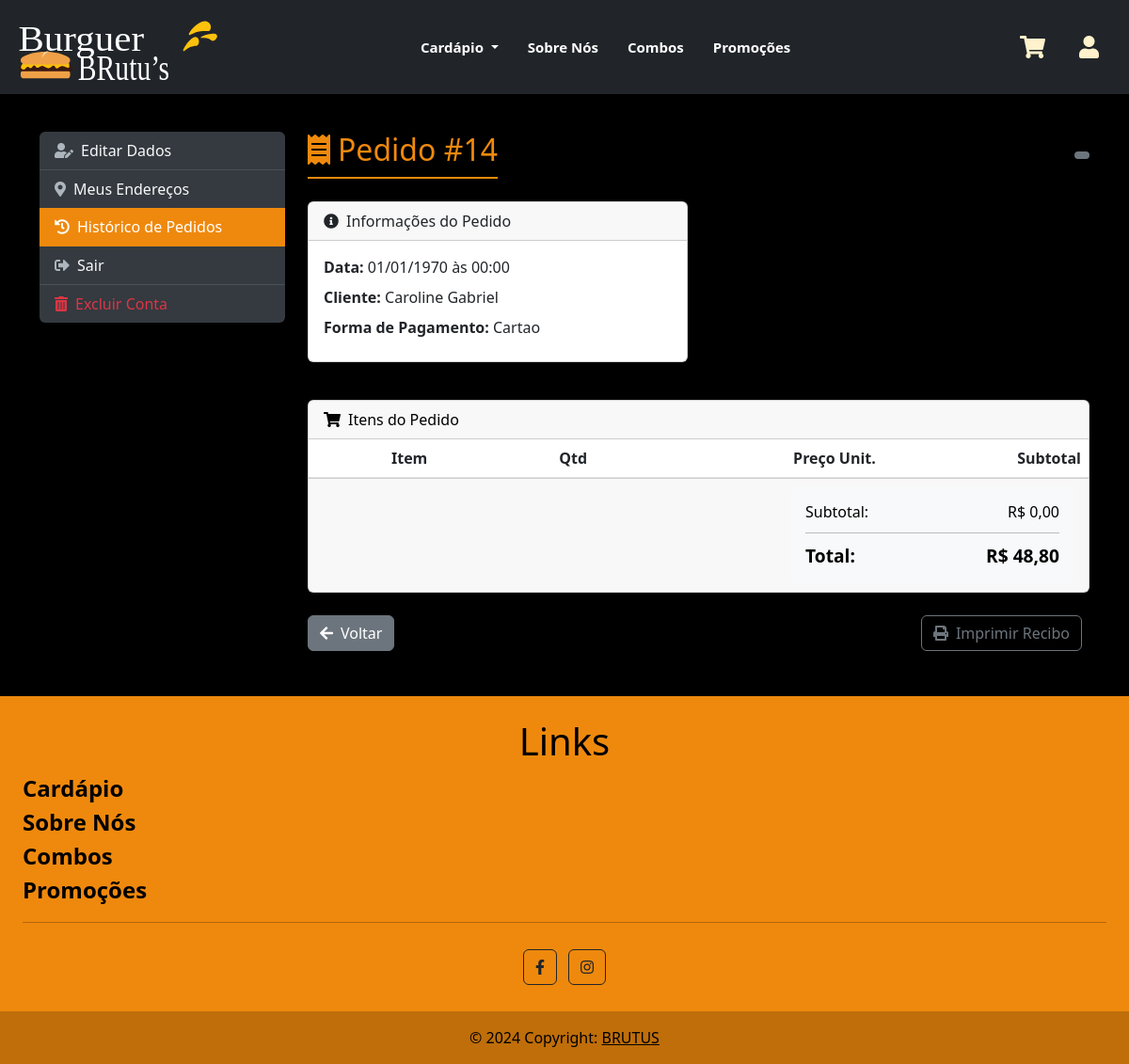
The page /usuario/detalhe_pedido.php?id=14 (signed in) on the database its author committed.
### tables this page shows
CREATE TABLE `pedidos` (
  `cod_pedido` int(11) NOT NULL,
  `datahora_pedido` datetime DEFAULT NULL,
  `total_pedidos` double DEFAULT NULL,
  `fk_Usuario_codigo` int(11) DEFAULT NULL,
  `tipo_pagamento` varchar(20) NOT NULL,
  `quant_itens` int(11) NOT NULL,
  `cod_endereco` int(11) NOT NULL
);

CREATE TABLE `usuario` (
  `codigo` int(11) NOT NULL,
  `nome` varchar(50) DEFAULT NULL,
  `email` varchar(50) DEFAULT NULL,
  `telefone` varchar(14) DEFAULT NULL,
  `senha` varchar(50) DEFAULT NULL,
  `cpf` varchar(14) DEFAULT NULL,
  `fk_tipos_usuario_codigo` int(11) DEFAULT NULL
);

### usuario/detalhe_pedido.php (the view, shortened to what this page needs)
<?php
$erros = [];
$host = "localhost";
$database = "brutus";
$username = "root";
$password = "";
try {
    $conn = new PDO("mysql:host=$host;dbname=" . $database, $username, $password);
    $conn->setAttribute(PDO::ATTR_ERRMODE, PDO::ERRMODE_EXCEPTION);
    $usuario_id = $_SESSION['id_logado'];
    $pedido_id = intval($_GET['id']);
    $query_pedido = "SELECT p.*,
       (SELECT s.status_pedidos
        FROM hist_status_ped h
        INNER JOIN status_pedidos s ON h.cod_status = s.cod_status_pedidos
        WHERE h.cod_pedido = p.cod_pedido
        ORDER BY h.data_hora DESC
        LIMIT 1) AS status_pedidos,
       u.nome as nome_usuario,
       u.email,
       u.telefone
FROM pedidos p
INNER JOIN usuario u ON p.fk_Usuario_codigo = u.codigo
WHERE p.cod_pedido = :pedido_id AND p.fk_Usuario_codigo = :usuario_id";
    $stmt_pedido = $conn->prepare($query_pedido);
    $stmt_pedido->bindParam(':pedido_id', $pedido_id, PDO::PARAM_INT);
    $stmt_pedido->bindParam(':usuario_id', $usuario_id, PDO::PARAM_INT);
    $stmt_pedido->execute();
    $pedido = $stmt_pedido->fetch(PDO::FETCH_ASSOC);
    $data_pedido = date('d/m/Y', strtotime($pedido['datahora_pedido']));
    $hora_pedido = date('H:i', strtotime($pedido['datahora_pedido']));
} catch (PDOException $e) {
    $erros[] = "Erro de conexão: " . $e->getMessage();
}
?>
<!DOCTYPE html>
<html lang="pt-br">
<head>
    <link href="https://cdn.jsdelivr.net/npm/bootstrap@5.3.0-alpha1/dist/css/bootstrap.min.css" rel="stylesheet">
    <link rel="stylesheet" href="https://cdnjs.cloudflare.com/ajax/libs/font-awesome/5.15.3/css/all.min.css">
    <link rel="stylesheet" href="../geral.css">
    <link rel="stylesheet" href="perfil.css">
</head>
<body>
<div class="container my-3">
    <div class="row">
        <div class="col-md-3">
            <div class="list-group profile-menu">
                <a href="perfil.php#editar-dados" class="list-group-item list-group-item-action"><i class="fas fa-user-edit me-2"></i>Editar Dados</a>
                <a href="perfil.php#meus-enderecos" class="list-group-item list-group-item-action"><i class="fas fa-map-marker-alt me-2"></i>Meus Endereços</a>
                <a href="perfil.php#historico-pedidos" class="list-group-item list-group-item-action active"><i class="fas fa-history me-2"></i>Histórico de Pedidos</a>
                <a href="logout.php" class="list-group-item list-group-item-action"><i class="fas fa-sign-out-alt me-2"></i>Sair</a>
                <a href="#" class="list-group-item list-group-item-action text-danger" data-bs-toggle="modal" data-bs-target="#confirmDeleteModal"><i class="fas fa-trash-alt me-2"></i>Excluir Conta</a>
            </div>
        </div>
        <div class="col-md-9">
            <?php if (!empty($erros)): ?>
                <div class="alert alert-danger alert-dismissible fade show">
                    <ul class="mb-0">
                        <?php foreach ($erros as $erro): ?>
                            <li><?php echo $erro; ?></li>
                        <?php endforeach; ?>
                    </ul>
                    <button type="button" class="btn-close" data-bs-dismiss="alert" aria-label="Close"></button>
                </div>
            <?php else: ?>
                <div class="order-details-container">
                    <div class="d-flex justify-content-between align-items-center mb-4">
                        <h2 class="profile-title mb-0">
                            <i class="fas fa-receipt me-2"></i>Pedido #<?php echo $pedido_id; ?>
                        </h2>
                        <span class="badge status-badge <?php
                            switch (strtolower($pedido['status_pedidos'])) {
                                default: echo 'bg-secondary';
                            }
                        ?>">
                        </span>
                    </div>
                    <div class="row mb-4">
                        <div class="col-md-6">
                            <div class="card mb-3">
                                <div class="card-header">
                                    <i class="fas fa-info-circle me-2"></i>Informações do Pedido
                                </div>
                                <div class="card-body">
                                    <p class="mb-2"><strong>Data:</strong> <?php echo $data_pedido; ?> às <?php echo $hora_pedido; ?></p>
                                    <p class="mb-2"><strong>Cliente:</strong> <?php echo htmlspecialchars($pedido['nome_usuario']); ?></p>
                                    <p class="mb-2"><strong>Forma de Pagamento:</strong> <?php echo ucfirst($pedido['tipo_pagamento']); ?></p>
                                </div>
                            </div>
                        </div>
                        <div class="col-md-6">
                        </div>
                    </div>
                    <div class="card mb-4">
                        <div class="card-header">
                            <i class="fas fa-shopping-cart me-2"></i>Itens do Pedido
                        </div>
                        <div class="card-body p-0">
                            <div class="table-responsive">
                                <table class="table table-hover mb-0">
                                    <thead>
                                        <tr>
                                            <th style="width: 80px"></th>
                                            <th>Item</th>
                                            <th class="text-center">Qtd</th>
                                            <th class="text-end">Preço Unit.</th>
                                            <th class="text-end">Subtotal</th>
                                        </tr>
                                    </thead>
                                        <?php
                                        $subtotal = 0;
                                        ?>
                                </table>
                            </div>
                        </div>
                        <div class="card-footer">
                            <div class="order-summary ms-auto" style="max-width: 300px;">
                                <div class="d-flex justify-content-between">
                                    <span>Subtotal:</span>
                                    <span>R$ <?php echo number_format($subtotal, 2, ',', '.'); ?></span>
                                </div>
                                <hr>
                                <div class="d-flex justify-content-between order-total">
                                    <span>Total:</span>
                                    <span>R$ <?php echo number_format($pedido['total_pedidos'], 2, ',', '.'); ?></span>
                                </div>
                            </div>
                        </div>
                    </div>
                    <div class="d-flex justify-content-between">
                        <a href="perfil.php#historico-pedidos" class="btn btn-secondary">
                            <i class="fas fa-arrow-left me-2"></i>Voltar
                        </a>
                        <div>
                            <button class="btn btn-outline-secondary me-2" onclick="window.print()">
                                <i class="fas fa-print me-2"></i>Imprimir Recibo
                            </button>
                        </div>
                    </div>
                </div>
            <?php endif; ?>
        </div>
    </div>
</div>
</body>
</html>

### geral.css (style rules this page uses)
body { color: rgb(211, 108, 35) ; background-color: black !important; }
.navbar { background-color: black ; width: 100%; height: 100px; display: flex; align-items: center; justify-content: center; }
.navbar-brand { font-size: 24px; font-weight: bold; color: black !important; display: flex; align-items: center; }
.logo { justify-content: center; font-size: 40px; color: black ; display: flex; align-items: center ; }
.logo0 img { margin-top: -20px; }
.navbar-nav { display: flex; flex-grow: 1; justify-content: center; align-items: center; }
.nav-item { text-align: center; }
.nav-link { color: #ffffff !important; font-weight: bold !important; font-size: 15px !important; margin-right: 15px !important; transition: color 0.3s ease, transform 0.3s ease; }
.navbar-icons { display: flex; align-items: center; margin-left: auto; padding-right: 20px; }
.navbar-icons a { color: #fff2cc ; margin-left: 20px; font-size: 1.5rem; transition: color 0.3s ease; }
.mb-4 { color: black !important; }

### usuario/perfil.css (style rules this page uses)
.profile-menu .list-group-item { background-color: #343a40; color: #f8f9fa; border: none; border-bottom: 1px solid #495057; transition: background-color 0.3s ease, color 0.3s ease; }
.profile-menu .list-group-item:last-child { border-bottom: none; }
.profile-menu .list-group-item i { color: #adb5bd; transition: color 0.3s ease; }
.profile-menu .list-group-item.active { background-color: #ef890d; color: #ffffff; border-color: #ef890d; }
.profile-menu .list-group-item.active i { color: #ffffff; }
.profile-menu .list-group-item.text-danger, .profile-menu .list-group-item.text-danger i { color: #dc3545 !important; }
.profile-title { color: #ef890d; border-bottom: 2px solid #ef890d; padding-bottom: 10px; margin-bottom: 30px !important; }

### usuario/detalhe_pedido.php (style rules this page uses)
.order-summary { background-color: #f8f9fa; border-radius: 5px; padding: 15px; }
.order-summary hr { margin: 10px 0; }
.order-total { font-size: 1.2rem; font-weight: bold; }
.status-badge { font-size: 1rem; padding: 5px 10px; }

### rows shown on the page
pedidos: datahora_pedido "01/01/1970", datahora_pedido "00:00", fk_Usuario_codigo.nome "Caroline Gabriel", tipo_pagamento "Cartao", total_pedidos "48,80"

### other values the page prints
$pedido_id "14"
$subtotal "0,00"
